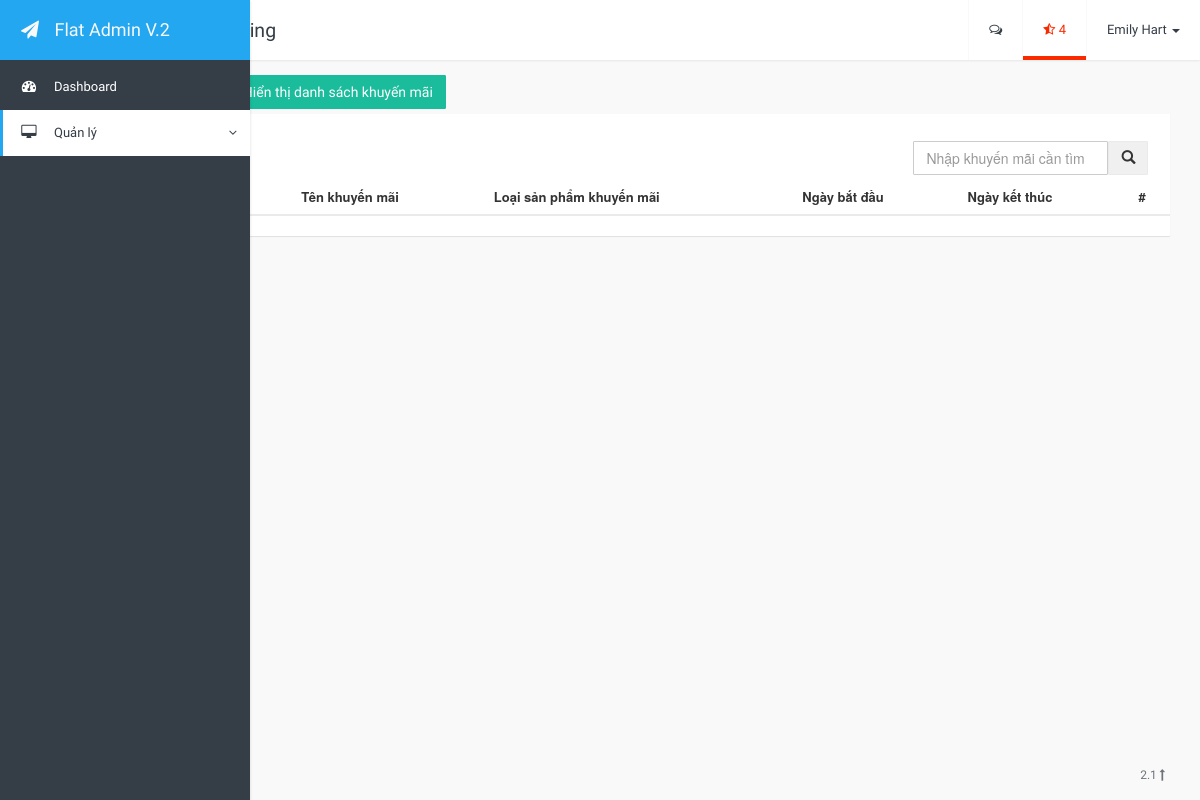
/PHP/weblazada/html/product_template.php?page=khuyenmai, run on an earlier commit of the app's database.
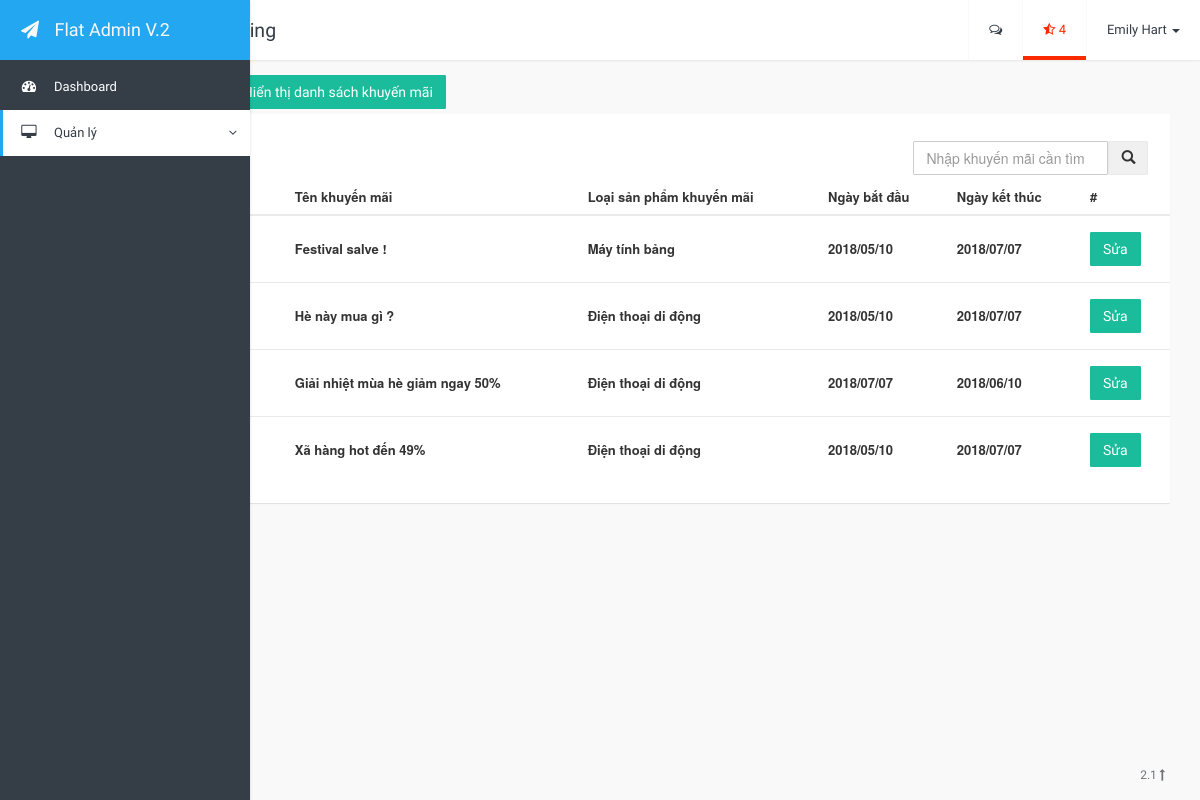
And on a later commit of the database.
### tables this page shows
CREATE TABLE KHUYENMAI(
    MAKM INT AUTO_INCREMENT,
	MALOAISP INT,
	TENKM NVARCHAR(200),
	NGAYBATDAU VARCHAR(20),
    NGAYKETTHUC VARCHAR(20),
	HINHKHUYENMAI TEXT,

    CONSTRAINT KHOACHINH_KHUYENMAI_MAKM PRIMARY KEY (MAKM),
	CONSTRAINT KHOANGOAI_KHUYENMAI_MALOAISP FOREIGN KEY (MALOAISP) REFERENCES LOAISANPHAM (MALOAISP)
);

CREATE TABLE LOAISANPHAM(
	MALOAISP INT AUTO_INCREMENT,
    TENLOAISP NVARCHAR(100),
    MALOAI_CHA INT,

    CONSTRAINT KHOACHINH_LOAISANPHAM_MALOAISP PRIMARY KEY (MALOAISP)
);

### PHP/weblazada/html/page_product/khuyenmai.php (the view, shortened to what this page needs)
<div>
	<a class="btn-hienthithemkhuyenmai btn btn-success">Thêm khuyến mãi</a>
	<a class="btn-hienthidanhsachkhuyenmai btn btn-success">Hiển thị danh sách khuyến mãi</a>
</div>
<div class="hienthisanpham">
	<div class="card">
		<div class="col-right">
			<table class="timkiem">
				<tr>
					<td><input type="text" class="form-control" id="txt-timkiemkhuyenmai" placeholder="Nhập khuyến mãi cần tìm"/></td>
					<td><button id="btn-timkiemkhuyenmai" class="btn btn-default"><i class="glyphicon glyphicon-search"></i></button></td>
				</tr>
			</table>
		</div>
		<table class="table">
			<thead>
				<tr>
					<th>
					</th>
					<th>
						Tên khuyến mãi
					</th>
					<th>
						Loại sản phẩm khuyến mãi
					</th>
					<th>
						Ngày bắt đầu
					</th>
					<th>
						Ngày kết thúc
					</th>
					<th>
						#
					</th>
				</tr>
			</thead>
			<tbody>
				<?php LayDanhSachKhuyenMaiLimit(0) ?>
			</tbody>
		</table>
	</div>
</div>
<?php
	function LayDanhSachKhuyenMaiLimit($limit){
		global $conn;
		$truyvan = "SELECT * FROM khuyenmai km, loaisanpham lsp
					WHERE km.MALOAISP = lsp.MALOAISP
					ORDER BY MAKM DESC
					LIMIT ".$limit.",10";
		$ketqua = mysqli_query($conn,$truyvan);
		if($ketqua){
			while ($dong = mysqli_fetch_array($ketqua)) {
				echo "<tr>";
				echo '<th data-hinhkm="'.$dong["HINHKHUYENMAI"].'"><img style="width:133px; height:50px" src="..'.$dong["HINHKHUYENMAI"].'" /> </th>';
				echo '<th data-tenkm="'.$dong["TENKM"].'">'.$dong["TENKM"].'</th>';
				echo '<th data-maloaisp="'.$dong["MALOAISP"].'">'.$dong["TENLOAISP"].'</th>';
				echo '<th data-ngaybatdau="'.$dong["NGAYBATDAU"].'">'.$dong["NGAYBATDAU"].'</th>';
				echo '<th data-ngayketthuc="'.$dong["NGAYKETTHUC"].'">'.$dong["NGAYKETTHUC"].'</th>';
				echo '<th data-id="'.$dong["MAKM"].'"><a class="btn btn-success btn-suakhuyenmai">Sửa</a></th>';
				echo "</tr>";
			}
		}
	}
 ?>

### PHP/weblazada/html/product_template.php (shortened to what this page needs)
<!DOCTYPE html>
<html>
<head>
    <?php
        include '../config.php';
     ?>
</head>
<body class="flat-blue">
    <div class="app-container">
        <div class="row content-container">
            <nav id="navbar" class="navbar navbar-default navbar-fixed-top navbar-top">
                <div class="container-fluid">
                    <div class="navbar-header">
                        <button type="button" class="navbar-expand-toggle">
                        </button>
                        <ol class="breadcrumb navbar-breadcrumb">
                            <li>UI Kits</li>
                            <li class="active">Theming</li>
                        </ol>
                    </div>
                    <ul class="nav navbar-nav navbar-right">
                        <li class="dropdown">
                            <a href="#" class="dropdown-toggle" data-toggle="dropdown" role="button" aria-expanded="false"><i class="fa fa-comments-o"></i></a>
                        </li>
                        <li class="dropdown danger">
                            <a href="#" class="dropdown-toggle" data-toggle="dropdown" role="button" aria-expanded="false"><i class="fa fa-star-half-o"></i> 4</a>
                        </li>
                        <li class="dropdown profile">
                            <a href="#" class="dropdown-toggle" data-toggle="dropdown" role="button" aria-expanded="false">Emily Hart <span class="caret"></span></a>
                        </li>
                    </ul>
                </div>
            </nav>
            <div class="container-fluid">
                <div class="side-body">
                    <?php
                        switch ($_GET["page"]) {
                            case 'khuyenmai':
                                include 'page_product/khuyenmai.php';
                                break;
                        }
                     ?>
                </div>
            </div>
        <footer class="app-footer">
            <div class="wrapper">
                <span class="pull-right">2.1 <a href="#"><i class="fa fa-long-arrow-up"></i></a></span> © 2015 Copyright.
            </div>
        </footer>
</body>
</html>

### PHP/weblazada/css/style.css (style rules this page uses)
html { height: 100%; }
body { padding-top: 0px; height: 100%; position: relative; font-size: 13px; }
* { outline: none; }
a { text-decoration: none; }
.navbar { z-index: 10001; padding-left: 60px; -webkit-transition: all 0.25s; transition: all 0.25s; }
.navbar > .container, .navbar > .container-fluid { z-index: 10001; }
.navbar > .container .navbar-expand-toggle, .navbar > .container-fluid .navbar-expand-toggle { width: 60px; height: 60px; background-color: transparent; border: 0px; float: left; -moz-transition: all 0.25s linear; -webkit-transition: all 0.25s linear; transition: all 0.25s linear; opacity: 0.75; }
.navbar .navbar-breadcrumb { margin-left: 0px; background-color: transparent; padding: 0px; float: left; }
.navbar .navbar-breadcrumb > li { height: 60px; line-height: 60px; vertical-align: middle; font-family: 'Roboto Condensed', sans-serif; font-size: 1.5em; }
.navbar .navbar-nav > li > a { font-family: 'Roboto Condensed', sans-serif; height: 60px; line-height: 60px; padding: 0px 20px 0px 20px; }
.app-container { min-height: 100%; position: relative; padding-bottom: 30px; }
.app-container .app-footer { display: block; position: absolute; bottom: 0; right: 0; left: 65px; -webkit-transition: all 0.25s; transition: all 0.25s; font-size: 12px; font-family: 'Roboto Condensed', sans-serif; }
.app-container .app-footer .wrapper { padding: 10px 35px; padding-left: 25px; height: 50px; line-height: 50px; vertical-align: middle; }
.app-container .content-container { margin-right: 0; margin-left: 0; }
.app-container .content-container .side-menu { overflow-y: auto; z-index: 100000; position: fixed; width: 60px; height: 100%; -webkit-transition: all 0.25s; transition: all 0.25s; }
.app-container .content-container .side-menu .navbar-header { width: 100%; border-bottom: 0px solid #e7e7e7; }
.app-container .content-container .side-menu .navbar-header .navbar-brand { width: 455px; line-height: 60px; height: 60px; padding: 0; width: 100%; overflow: hidden; font-family: 'Roboto Condensed', sans-serif; }
.app-container .content-container .side-menu .navbar-header .navbar-brand .icon { width: 60px; text-align: center; display: inline-block; }
.app-container .content-container .side-menu .navbar-header .navbar-brand .title { margin-left: -10px; display: none; }
.app-container .content-container .side-menu .navbar { border: none; padding-left: 0px; }
.app-container .content-container .side-menu .navbar-nav li { display: block; width: 100%; overflow: hidden; }
.app-container .content-container .side-menu .navbar-nav li a { font-family: 'Roboto Condensed', sans-serif; padding: 0 10px 0 10px; height: 46px; line-height: 46px; display: block; white-space: nowrap; }
.app-container .content-container .side-menu .navbar-nav li a .icon { margin-left: 0px; width: 38px; text-align: center; font-size: 1.1em; display: inline-block; }
.app-container .content-container .side-menu .navbar-nav li a .title { width: 0px; white-space: nowrap; padding-left: 6px; display: none; }
.app-container .content-container .side-menu .navbar-nav li.dropdown { border: 0; margin-bottom: 0; border-radius: 0; box-shadow: none; }
.app-container .content-container .side-menu .navbar-nav li.dropdown > a:after { content: ""; position: absolute; right: 1em; }
.app-container .content-container .side-body { padding-top: 70px; }
.container-fluid > .navbar-collapse, .container-fluid > .navbar-header, .container > .navbar-collapse, .container > .navbar-header { margin-left: -15px; margin-right: -15px; }
.app-container .side-body { margin-left: 75px; margin-right: 15px; -webkit-transition: all 0.25s; transition: all 0.25s; }
.card { background-color: #FFF; border-radius: 1px; overflow: hidden; position: relative; }
.panel { border-radius: 1px; }
.btn { margin-top: 5px; margin-bottom: 5px; border-radius: 1px; border-width: 1px; font-family: 'Roboto Condensed', sans-serif; }
.form-control { border-radius: 1px; box-shadow: none; }
.breadcrumb { margin-bottom: 0; }
.breadcrumb > li + li:before { font-family: FontAwesome; content: '\f105'; margin-right: 3px; }

### PHP/weblazada/css/custom-style.css (style rules this page uses)
.col-right { float: right; margin: 2% 2% 0 0; }
.hienthisanpham { margin-bottom: 25px; }
.table tbody tr th { vertical-align: middle; }

What changed in the data, as far as the page shows it:
added khuyenmai: TENKM "Festival salve !", MALOAISP.TENLOAISP "Máy tính bảng", NGAYBATDAU "2018/05/10", NGAYKETTHUC "2018/07/07"
added khuyenmai: TENKM "Hè này mua gì ?", MALOAISP.TENLOAISP "Điện thoại di động", NGAYBATDAU "2018/05/10", NGAYKETTHUC "2018/07/07"
added khuyenmai: TENKM "Giải nhiệt mùa hè giảm ngay 50%", MALOAISP.TENLOAISP "Điện thoại di động", NGAYBATDAU "2018/07/07", NGAYKETTHUC "2018/06/10"
added khuyenmai: TENKM "Xã hàng hot đến 49%", MALOAISP.TENLOAISP "Điện thoại di động", NGAYBATDAU "2018/05/10", NGAYKETTHUC "2018/07/07"
